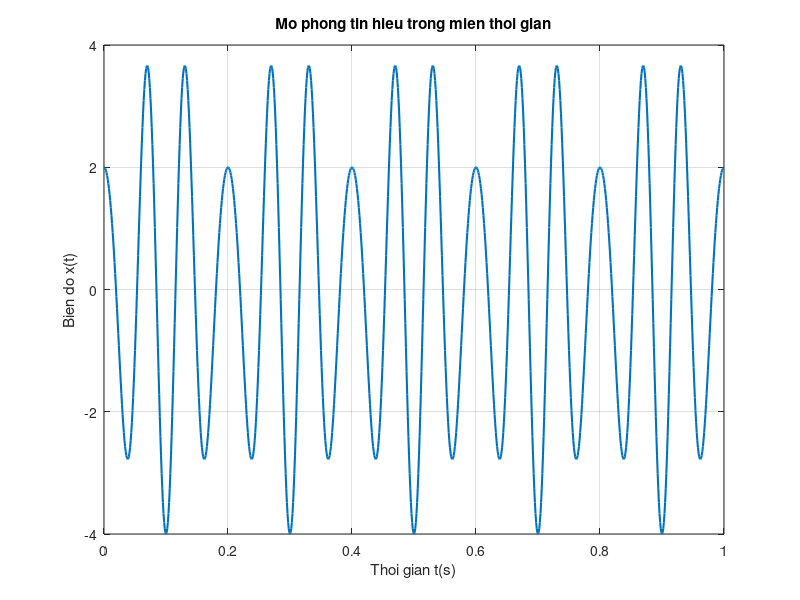
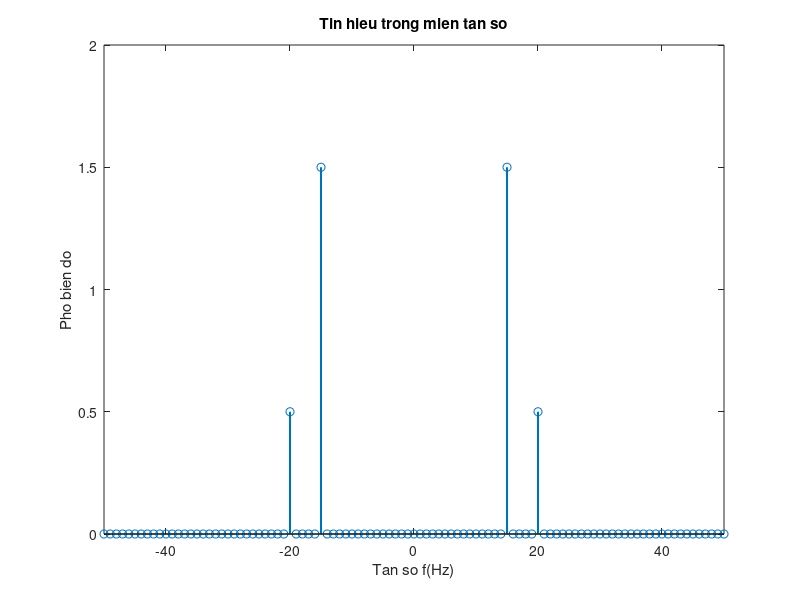

MATLAB code for these plots, in order:
clc; clear;

% Cac thong so cau hinh
fs = 1000;
ts = 1 / fs;
T_total = 1;
t = 0:ts:T_total - ts;

% Tin hieu 
x = cos(40*pi*t - pi) + 3*cos(30*pi*t);

% a. Mo phon va ve tin hieu trong mien thoi gian
figure;
plot(t, x, 'LineWidth', 1.5);
grid on;
xlabel('Thoi gian t(s)');
ylabel('Bien do x(t)');
title('Mo phong tin hieu trong mien thoi gian');
xlim([0 T_total]);

% b. Bien doi Fourier
N = length(x);
df = fs / N;

x_fft = fft(x);
x_fft_shift = fftshift(x_fft);

pho_bien_do_2_phia = abs(x_fft_shift) / N;
f_2_phia = -fs/2:df:fs/2 - df;

% Ve tin hieu trong mien tan so

figure;
stem(f_2_phia, pho_bien_do_2_phia, 'LineWidth', 1.5);
xlabel('Tan so f(Hz)');
ylabel('Pho bien do');
title('Tin hieu trong mien tan so');
xlim([-50 50]);
